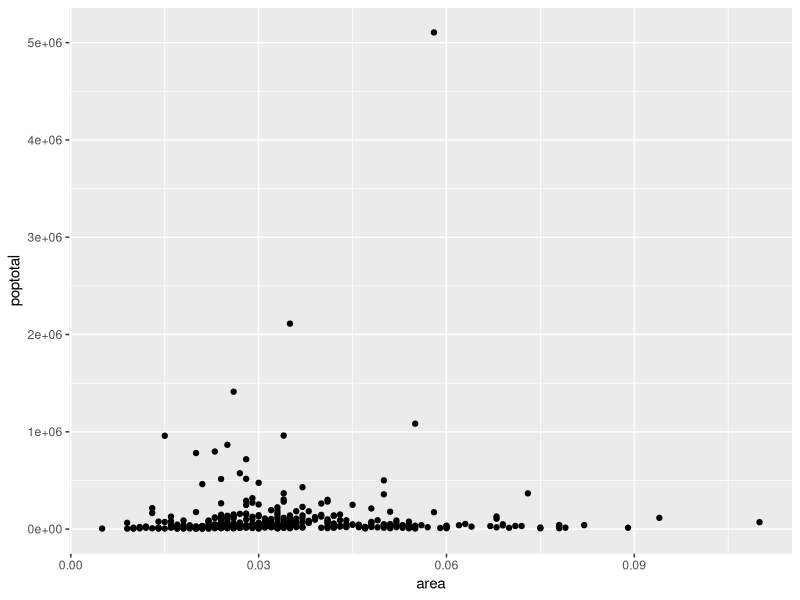

Write the R code that produced this figure.
## ---- chunk 1
knitr::opts_chunk$set(echo = TRUE)
## ---- chunk 2
library(ggplot2)
ggplot(midwest, aes(x=area, y=poptotal)) + geom_point()
